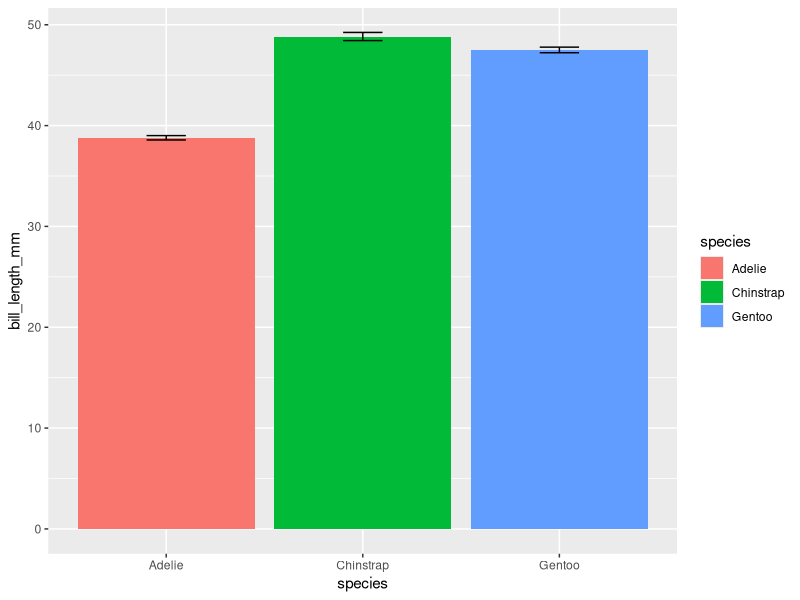

The R script that drew this image:

            library(ggplot2)
            library(palmerpenguins)
            built_answer <- tryCatch(
                {
                    set.seed(42)
                    ggplot(penguins, aes(x = species, y = bill_length_mm, fill = species)) + stat_summary(fun = mean, geom = "bar") + stat_summary(fun.data = mean_se, geom = "errorbar", width = 0.2)
                    suppressWarnings(
                        if (!file.exists("/sandbox/figures/bill-length_species_mean_bar_errorbar_answer.png")) {
                            ggsave(
                                width = 3,
                                height = 3,
                                "/sandbox/figures/bill-length_species_mean_bar_errorbar_answer.png"
                            )
                        }
                    )
                    suppressWarnings(
                        ggplot_build(last_plot())
                    )
                },
                error = function(e) {
                    'ERROR'
                }
            )
            built_submission <- tryCatch(
                {
                    set.seed(42)
                    ggplot(penguins, aes(x = species, y = bill_length_mm)) +
  stat_summary(fun = mean, geom = "bar", fill = species) +
  stat_summary(fun.data = mean_se, geom = "errorbar", width = 0.2)
                    suppressWarnings(
                        ggsave(
                            width = 3,
                            height = 3,
                            "figures/bill-length_species_mean_bar_errorbar_submission_ministral.png"
                        )
                    )
                    suppressWarnings(
                        ggplot_build(last_plot())
                    )
                },
                error = function(e) {
                    'ERROR'
                }
            )
            cat(isTRUE(all.equal(built_answer, built_submission)))
        
